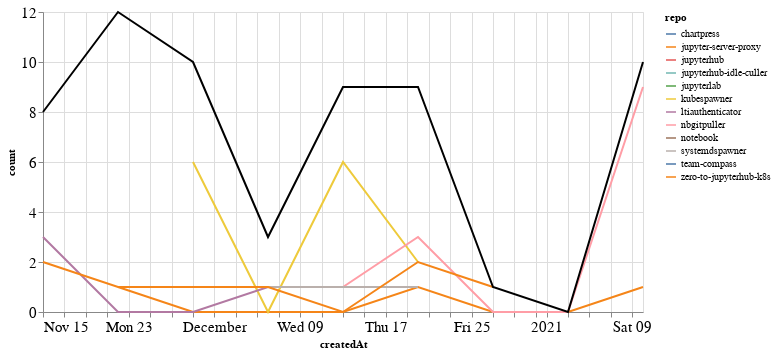

Notebook code for this chart:
### Markdown cell above
### Comments

### Code cell
comments_time = comments.groupby('repo').resample('W', on='createdAt').count()['author'].reset_index()
comments_time = comments_time.rename(columns={'author': 'count'})
comments_time_total = comments_time.groupby('createdAt').agg({"count": "sum"}).reset_index()
ch1 = alt.Chart(comments_time, width=600).mark_line().encode(
    x='createdAt',
    y='count',
    color='repo',
    tooltip="repo"
)

ch2 = alt.Chart(comments_time_total, width=600).mark_line(color="black").encode(
    x='createdAt',
    y='count',
)

ch1 + ch2

### Figure 1 — Vega-Lite specification as saved in the notebook (floating-point values rounded to 4 significant figures)
{"config": {"axisLeft": {"labelFontSize": 15}, "axisBottom": {"labelFontSize": 15}}, "layer": [{"data": {"name": "data-ae9039391bc7f749cf9af14204751aae"}, "mark": "line", "encoding": {"color": {"type": "nominal", "field": "repo"}, "tooltip": {"type": "nominal", "field": "repo"}, "x": {"type": "temporal", "field": "createdAt"}, "y": {"type": "quantitative", "field": "count"}}, "width": 600}, {"data": {"name": "data-593642dbe5f0c289ad34502eafe8e783"}, "mark": {"type": "line", "color": "black"}, "encoding": {"x": {"type": "temporal", "field": "createdAt"}, "y": {"type": "quantitative", "field": "count"}}, "width": 600}], "$schema": "https://vega.github.io/schema/vega-lite/v4.8.1.json", "datasets": {"data-ae9039391bc7f749cf9af14204751aae": [{"repo": "chartpress", "createdAt": "2020-11-22T00:00:00", "count": 3}, {"repo": "jupyter-server-proxy", "createdAt": "2020-11-22T00:00:00", "count": 1}, {"repo": "jupyter-server-proxy", "createdAt": "2020-11-29T00:00:00", "count": 0}, {"repo": "jupyter-server-proxy", "createdAt": "2020-12-06T00:00:00", "count": 0}, {"repo": "jupyter-server-proxy", "createdAt": "2020-12-13T00:00:00", "count": 0}, {"repo": "jupyter-server-proxy", "createdAt": "2020-12-20T00:00:00", "count": 1}, {"repo": "jupyter-server-proxy", "createdAt": "2020-12-27T00:00:00", "count": 0}, {"repo": "jupyter-server-proxy", "createdAt": "2021-01-03T00:00:00", "count": 0}, {"repo": "jupyter-server-proxy", "createdAt": "2021-01-10T00:00:00", "count": 1}, {"repo": "jupyterhub", "createdAt": "2020-11-22T00:00:00", "count": 1}, {"repo": "jupyterhub", "createdAt": "2020-11-29T00:00:00", "count": 1}, {"repo": "jupyterhub-idle-culler", "createdAt": "2020-11-15T00:00:00", "count": 3}, {"repo": "jupyterlab", "createdAt": "2020-11-22T00:00:00", "count": 5}, {"repo": "kubespawner", "createdAt": "2020-11-29T00:00:00", "count": 6}, {"repo": "kubespawner", "createdAt": "2020-12-06T00:00:00", "count": 0}, {"repo": "kubespawner", "createdAt": "2020-12-13T00:00:00", "count": 6}, {"repo": "kubespawner", "createdAt": "2020-12-20T00:00:00", "count": 2}, {"repo": "ltiauthenticator", "createdAt": "2020-11-15T00:00:00", "count": 3}, {"repo": "ltiauthenticator", "createdAt": "2020-11-22T00:00:00", "count": 0}, {"repo": "ltiauthenticator", "createdAt": "2020-11-29T00:00:00", "count": 0}, {"repo": "ltiauthenticator", "createdAt": "2020-12-06T00:00:00", "count": 1}, {"repo": "ltiauthenticator", "createdAt": "2020-12-13T00:00:00", "count": 1}, {"repo": "nbgitpuller", "createdAt": "2020-12-13T00:00:00", "count": 1}, {"repo": "nbgitpuller", "createdAt": "2020-12-20T00:00:00", "count": 3}, {"repo": "nbgitpuller", "createdAt": "2020-12-27T00:00:00", "count": 0}, {"repo": "nbgitpuller", "createdAt": "2021-01-03T00:00:00", "count": 0}, {"repo": "nbgitpuller", "createdAt": "2021-01-10T00:00:00", "count": 9}, {"repo": "notebook", "createdAt": "2020-11-22T00:00:00", "count": 1}, {"repo": "systemdspawner", "createdAt": "2020-12-06T00:00:00", "count": 1}, {"repo": "systemdspawner", "createdAt": "2020-12-13T00:00:00", "count": 1}, {"repo": "systemdspawner", "createdAt": "2020-12-20T00:00:00", "count": 1}, {"repo": "team-compass", "createdAt": "2020-11-29T00:00:00", "count": 2}, {"repo": "zero-to-jupyterhub-k8s", "createdAt": "2020-11-15T00:00:00", "count": 2}, {"repo": "zero-to-jupyterhub-k8s", "createdAt": "2020-11-22T00:00:00", "count": 1}, {"repo": "zero-to-jupyterhub-k8s", "createdAt": "2020-11-29T00:00:00", "count": 1}, {"repo": "zero-to-jupyterhub-k8s", "createdAt": "2020-12-06T00:00:00", "count": 1}, {"repo": "zero-to-jupyterhub-k8s", "createdAt": "2020-12-13T00:00:00", "count": 0}, {"repo": "zero-to-jupyterhub-k8s", "createdAt": "2020-12-20T00:00:00", "count": 2}, {"repo": "zero-to-jupyterhub-k8s", "createdAt": "2020-12-27T00:00:00", "count": 1}], "data-593642dbe5f0c289ad34502eafe8e783": [{"createdAt": "2020-11-15T00:00:00", "count": 8}, {"createdAt": "2020-11-22T00:00:00", "count": 12}, {"createdAt": "2020-11-29T00:00:00", "count": 10}, {"createdAt": "2020-12-06T00:00:00", "count": 3}, {"createdAt": "2020-12-13T00:00:00", "count": 9}, {"createdAt": "2020-12-20T00:00:00", "count": 9}, {"createdAt": "2020-12-27T00:00:00", "count": 1}, {"createdAt": "2021-01-03T00:00:00", "count": 0}, {"createdAt": "2021-01-10T00:00:00", "count": 10}]}}
